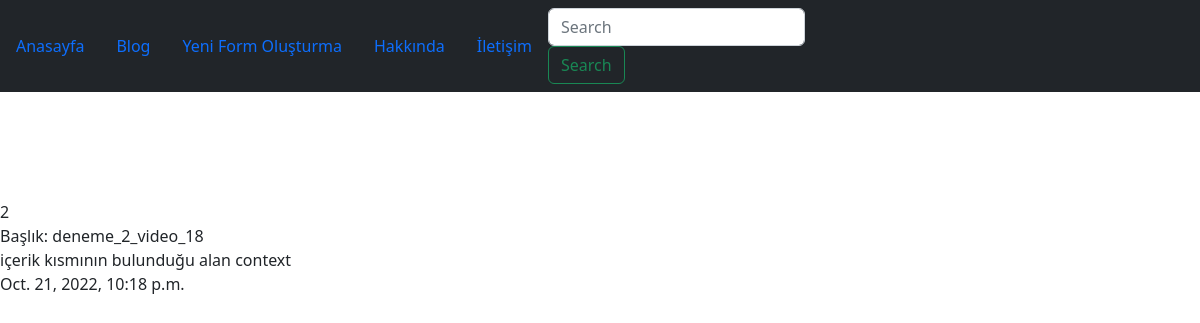
Screenshot of /post/index/2/ with the database file from the repository.
### post/models.py (models this page shows)
class Post(models.Model):
   title=models.CharField(max_length=120,verbose_name='Başlık') #baslik
   content=models.TextField(verbose_name='İçerik')# metin
   publishing_date=models.DateTimeField(verbose_name='yayımlanma Tarihi',auto_now_add=True)#yayimlanma_tarihi

### post/views.py (the view)
# urls.py: path('<int:id>/',post_detail, name='detail'),
def post_detail(request,id):
    post=get_object_or_404(Post,id=id)
    context={
        'post': post,
    }
    return render(request,'post/detail.html', context)

### templates/post/detail.html (shortened to what this page needs)
{% extends 'base.html' %}
{% block body %}
       {{post.id}}<br>
       {{post.title}}<br>
       {{post.content}}<br>
       {{post.publishing_date}}<br>
       <br>
{% endblock %}

### static/css/style.css (style rules this page uses)
body { padding-top: 200px; }

### rows the page displays
Post: id "2", title "Başlık: deneme_2_video_18", content "içerik kısmının bulunduğu alan context", publishing_date "Oct. 21, 2022, 10:18 p.m."
